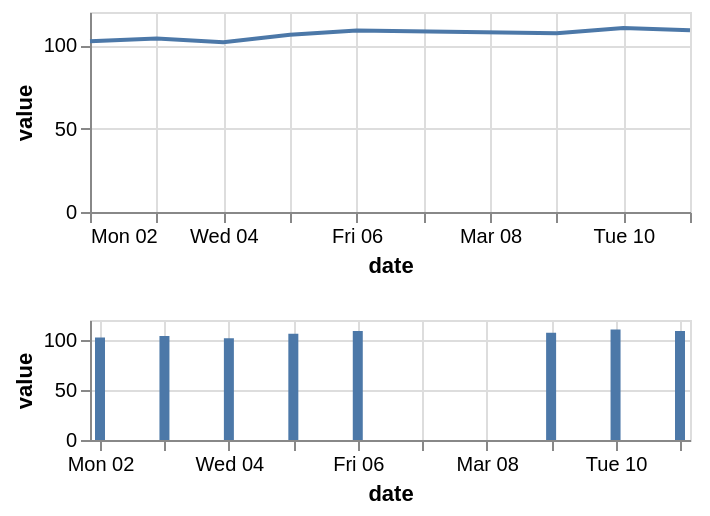

Source (Vega-Lite JSON):
### Vega-Lite specification from a JSON file in a GitHub repository (floating-point values rounded to 4 significant figures)
{"$schema": "https://vega.github.io/schema/vega-lite/v6.json", "data": {"values": [{"date": "2026-03-02", "value": 102.5}, {"date": "2026-03-03", "value": 104.1}, {"date": "2026-03-04", "value": 101.8}, {"date": "2026-03-05", "value": 106.3}, {"date": "2026-03-06", "value": 108.9}, {"date": "2026-03-09", "value": 107.2}, {"date": "2026-03-10", "value": 110.4}, {"date": "2026-03-11", "value": 109.0}]}, "description": "Two charts stacked vertically.", "usermeta": {"eas": {"standin_ratio": 0.0922, "threshold": 0.12}}, "vconcat": [{"encoding": {"x": {"field": "date", "type": "temporal"}, "y": {"field": "value", "type": "quantitative"}}, "height": 100, "mark": "line"}, {"encoding": {"x": {"field": "date", "type": "temporal"}, "y": {"field": "value", "type": "quantitative"}}, "height": 60, "mark": "bar"}]}
